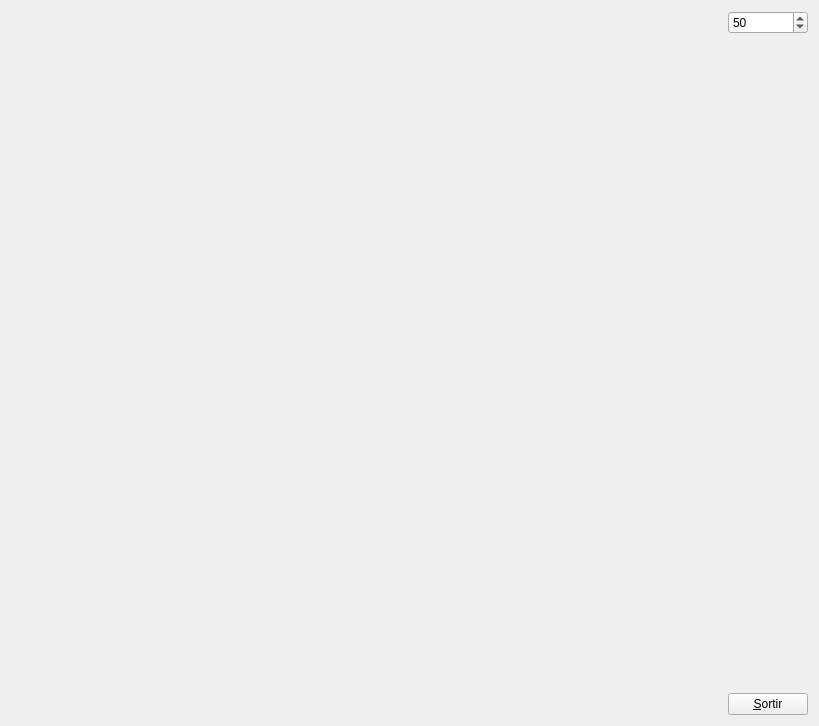
<?xml version="1.0" encoding="UTF-8"?>
<ui version="4.0">
 <class>MyForm</class>
 <widget class="QWidget" name="MyForm">
  <property name="geometry">
   <rect>
    <x>0</x>
    <y>0</y>
    <width>819</width>
    <height>726</height>
   </rect>
  </property>
  <property name="windowTitle">
   <string>IDI-Lab</string>
  </property>
  <layout class="QHBoxLayout" name="horizontalLayout">
   <item>
    <widget class="MyGLWidget" name="widget" native="true">
     <property name="sizePolicy">
      <sizepolicy hsizetype="Expanding" vsizetype="Expanding">
       <horstretch>0</horstretch>
       <verstretch>0</verstretch>
      </sizepolicy>
     </property>
     <property name="minimumSize">
      <size>
       <width>50</width>
       <height>50</height>
      </size>
     </property>
    </widget>
   </item>
   <item>
    <layout class="QVBoxLayout" name="verticalLayout">
     <item>
      <widget class="QSpinBox" name="spinBox">
       <property name="minimum">
        <number>1</number>
       </property>
       <property name="maximum">
        <number>100</number>
       </property>
       <property name="value">
        <number>50</number>
       </property>
      </widget>
     </item>
     <item>
      <spacer name="verticalSpacer">
       <property name="orientation">
        <enum>Qt::Vertical</enum>
       </property>
       <property name="sizeHint" stdset="0">
        <size>
         <width>20</width>
         <height>40</height>
        </size>
       </property>
      </spacer>
     </item>
     <item>
      <widget class="QPushButton" name="pushButton">
       <property name="sizePolicy">
        <sizepolicy hsizetype="Fixed" vsizetype="Fixed">
         <horstretch>0</horstretch>
         <verstretch>0</verstretch>
        </sizepolicy>
       </property>
       <property name="text">
        <string>&amp;Sortir</string>
       </property>
      </widget>
     </item>
    </layout>
   </item>
  </layout>
 </widget>
 <customwidgets>
  <customwidget>
   <class>MyGLWidget</class>
   <extends>QWidget</extends>
   <header>MyGLWidget.h</header>
   <container>1</container>
   <slots>
    <slot>zoom(int)</slot>
    <slot>lego()</slot>
    <slot>optica()</slot>
    <slot>changeEscala(int)</slot>
   </slots>
  </customwidget>
 </customwidgets>
 <resources/>
 <connections>
  <connection>
   <sender>pushButton</sender>
   <signal>clicked()</signal>
   <receiver>MyForm</receiver>
   <slot>close()</slot>
   <hints>
    <hint type="sourcelabel">
     <x>776</x>
     <y>715</y>
    </hint>
    <hint type="destinationlabel">
     <x>810</x>
     <y>660</y>
    </hint>
   </hints>
  </connection>
  <connection>
   <sender>spinBox</sender>
   <signal>valueChanged(int)</signal>
   <receiver>widget</receiver>
   <slot>changeEscala(int)</slot>
   <hints>
    <hint type="sourcelabel">
     <x>744</x>
     <y>29</y>
    </hint>
    <hint type="destinationlabel">
     <x>676</x>
     <y>27</y>
    </hint>
   </hints>
  </connection>
 </connections>
</ui>
